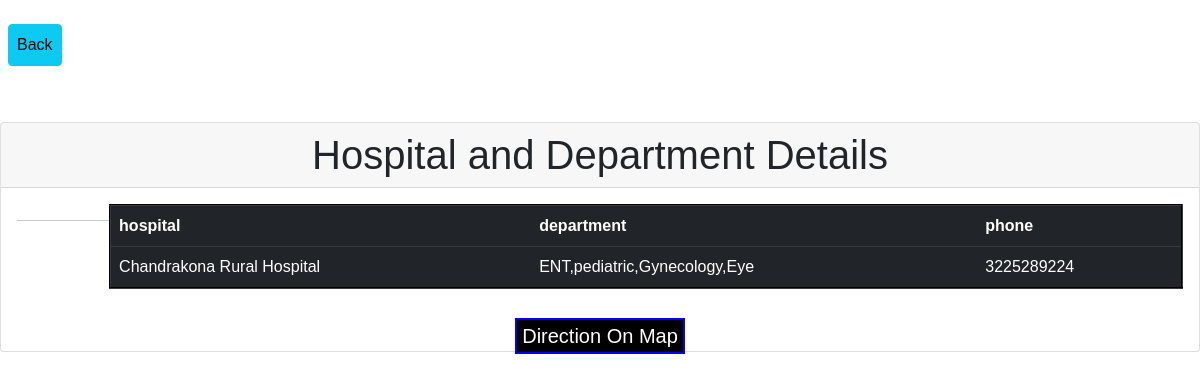
Page /view_user.php?viewid=85 on the committed database.
### tables this page shows
CREATE TABLE `hospital_details` (
  `id` int(11) NOT NULL,
  `name` varchar(255) NOT NULL,
  `email` varchar(50) NOT NULL,
  `district` varchar(255) NOT NULL,
  `state` varchar(255) NOT NULL,
  `map` varchar(255) NOT NULL,
  `phone` varchar(100) NOT NULL,
  `pincode` int(10) NOT NULL
);

CREATE TABLE `demo` (
  `id` int(11) NOT NULL,
  `department` varchar(255) NOT NULL,
  `hospital` varchar(255) NOT NULL
);

### view_user.php (the view, shortened to what this page needs)
<!DOCTYPE html>
<html lang="en">
<head>
    <link rel="stylesheet" href="./css/bootstrap.min.css">
    <link rel="stylesheet" href="./css/font-awasome.css">
    <link rel="stylesheet" href="./css/style.css">
<link rel="stylesheet" href="./css/font-awesome.min.css">
</head>
<body>
<a href="index.php" class="btn btn-info p-2 mt-4 m-2">Back</a>
<div class="card mt-5" id="a" style="width: 100%;">
<div class="card-header d-flex justify-content-center">
<h1> Hospital and Department Details </h1>
  </div>
  <div class="card-body d-flex justify-content-center ml-5">
  <?php
$mysqli = new mysqli("localhost","root","","project");
if(isset($_GET['viewid'])){
    $id = $_GET['viewid'];
$query = "SELECT demo.hospital,demo.department,hospital_details.phone FROM `hospital_details`,`demo` WHERE hospital_details.id = $id  And hospital_details.name = demo.hospital; ";
if($mysqli->multi_query($query)){
    $result = $mysqli->store_result();
    echo "<hr width = '100px' align='left'/>";
    $finfo = $result ->fetch_fields();
    echo "<table class='table table-dark' border = '2'>";
    echo "<tr>";
    foreach ($finfo as $f){
        echo "<th>" .$f->name."</th>";
    }
echo "</tr>";
while ($row = $result->fetch_assoc()){
echo "<tr>";
    foreach ($row as $v){
        echo "<td>".$v."</td>";
    }
    echo "</tr>";
}
 echo"</table>";
}
}
?>
</div>
<div class="container text-center">
<?php
if(isset($_GET['viewid'])){
    $id = $_GET['viewid'];}
$con  = new mysqli("localhost","root","","project");
$res = mysqli_query($con,"select * from hospital_details where id = $id;");
while($obj = mysqli_fetch_assoc($res)){
    $map = $obj['map'];
    echo "<a href= '$map'>Direction On Map</a>";
}
?>
</div>
</body>
</html>

### css/style.css (style rules this page uses)
body { padding: 0; margin: 0; background: #FFF; font-family: 'Poppins', sans-serif; }
body button, .btn, body a { transition: 0.5s all; -webkit-transition: 0.5s all; -moz-transition: 0.5s all; -o-transition: 0.5s all; -ms-transition: 0.5s all; }
html { scroll-behavior: smooth; }
h1, h2, h3, h4, h5, h6 { margin: 0; padding: 0; }

### view_user.php (style rules this page uses)
.container a { text-decoration:none; border:2px solid blue; padding : 5px; background: #000; color:#fff; font-size:20px; }

### rows in the picture
hospital_details: demo.hospital "Chandrakona Rural Hospital", demo.department "ENT,pediatric,Gynecology,Eye", phone "3225289224"

### other values in the picture
$f->name "hospital"
$f->name "department"
$f->name "phone"
